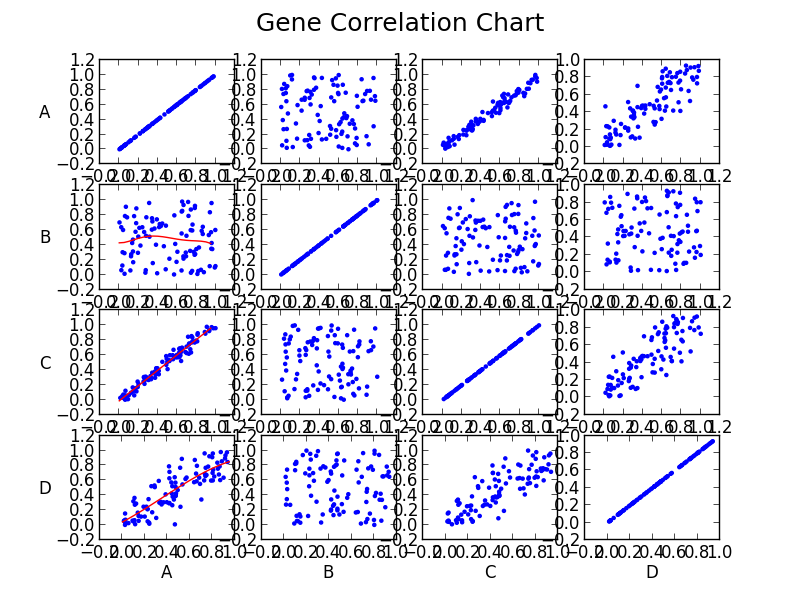

Here is the Python script that generated this plot:
import matplotlib.pyplot as plt
from pylab import *

# The ranking of genes with highest correlation to A are C, D, B (in descending order).

# read the genes data
genes = open('genes.dat','r')

# create empty lists to append the data
A = []
B = []
C = []
D = []
i = 1 # this will allow for iterating through the subplots
plots = []

genes.readline() # skip first row

for row in genes: #this will read the genes as floats.
	fields = row.strip().split(",") #make into fields
	A.append(float(fields[0]))
	B.append(float(fields[1]))
	C.append(float(fields[2]))
	D.append(float(fields[3]))

for x in range(16): # this is creating the subplots for the 4X4 matrix
	z = plt.subplot(4, 4, i)
	i = i +1
	plots.append(z)

xp = np.arange(0, 1, 0.05)

#it's time to start plotting the 4X4 matrix
plots[0].scatter(A, A, marker = '.', color = 'b')
plots[1].scatter(A, B, marker = '.', color = 'b')
plots[2].scatter(A, C, marker = '.', color = 'b')
plots[3].scatter(A, D, marker = '.', color = 'b')
plots[4].scatter(B, A, marker = '.', color = 'b')
line1 = np.poly1d(np.polyfit(B, A, 5))
plots[4].plot(xp, line1(xp), color ='r', linewidth = 1)

plots[5].scatter(B, B, marker = '.', color = 'b')
plots[6].scatter(B, C, marker = '.', color = 'b')
plots[7].scatter(B, D, marker = '.', color = 'b')
plots[8].scatter(C, A, marker = '.', color = 'b')
line2 = np.poly1d(np.polyfit(C, A, 1))
plots[8].plot(xp, line2(xp), color = 'r', linewidth = 1)

plots[9].scatter(C, B, marker = '.', color = 'b')
plots[10].scatter(C, C, marker = '.', color = 'b')
plots[11].scatter(C, D, marker = '.', color = 'b')
plots[12].scatter(D, A, marker = '.', color = 'b')
line3 = np.poly1d(np.polyfit(D, A, 3))
plots[12].plot(xp, line3(xp), color = 'r', linewidth = 1)

plots[13].scatter(D, B, marker = '.', color = 'b')
plots[14].scatter(D, C, marker = '.', color = 'b')
plots[15].scatter(D, D, marker = '.', color = 'b')

plots[0].set_ylabel('A', rotation = 'horizontal')
plots[4].set_ylabel('B', rotation = 'horizontal')
plots[8].set_ylabel('C', rotation = 'horizontal')
plots[12].set_ylabel('D', rotation = 'horizontal')
plots[12].set_xlabel('A')
plots[13].set_xlabel('B')
plots[14].set_xlabel('C')
plots[15].set_xlabel('D')


plt.suptitle('Gene Correlation Chart', size=16)

plt.show()
